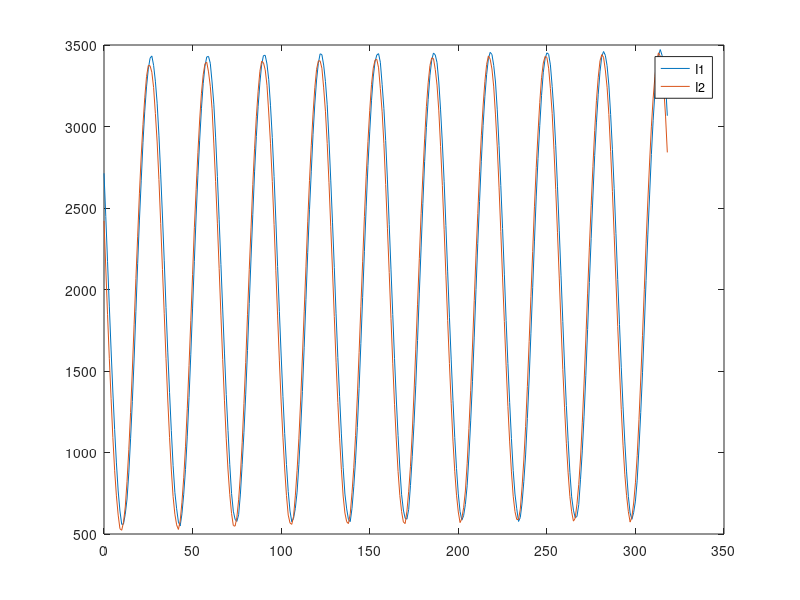

Write the MATLAB code that produced this figure.

I1=[...
02713 02449 02170 01898 01629 01371 01141 00936 00764 00641 00559 00561 00622 00715 00875 01084 ...
01314 01574 01864 02158 02426 02667 02901 03094 03243 03352 03419 03433 03375 03278 03143 02947 ...
02708 02451 02176 01889 01616 01368 01134 00921 00756 00655 00574 00549 00624 00744 00896 01096 ...
01337 01603 01886 02172 02451 02698 02916 03109 03263 03370 03427 03430 03388 03273 03137 02935 ...
02694 02428 02154 01880 01610 01356 01135 00925 00749 00640 00590 00577 00618 00745 00928 01124 ...
01358 01626 01915 02193 02461 02722 02939 03122 03268 03380 03435 03437 03384 03287 03127 02932 ...
02694 02426 02141 01864 01598 01345 01116 00926 00761 00641 00575 00596 00656 00757 00925 01138 ...
01375 01646 01938 02226 02489 02722 02952 03138 03285 03388 03446 03441 03377 03277 03133 02918 ...
02671 02409 02136 01851 01582 01343 01114 00908 00745 00654 00589 00576 00658 00790 00953 01152 ...
01393 01668 01952 02234 02507 02761 02967 03158 03304 03397 03439 03447 03394 03259 03111 02914 ...
02672 02400 02125 01847 01576 01328 01104 00905 00741 00647 00597 00591 00651 00797 00974 01176 ...
01413 01687 01978 02255 02527 02785 02995 03166 03313 03407 03451 03439 03392 03273 03102 02899 ...
02664 02392 02108 01830 01568 01318 01092 00901 00746 00638 00585 00612 00681 00796 00978 01194 ...
01434 01708 02000 02283 02539 02787 03006 03183 03319 03416 03455 03442 03375 03273 03102 02883 ...
02638 02374 02094 01810 01546 01306 01085 00889 00745 00655 00577 00601 00690 00823 00985 01209 ...
01451 01732 02011 02297 02568 02804 03006 03191 03333 03416 03452 03443 03378 03245 03089 02882 ...
02630 02360 02084 01804 01531 01288 01075 00879 00728 00646 00600 00608 00680 00836 01010 01223 ...
01474 01755 02043 02312 02574 02822 03027 03198 03336 03430 03460 03437 03373 03254 03074 02860 ...
02618 02343 02062 01786 01523 01280 01065 00881 00731 00629 00590 00632 00702 00830 01028 01246 ...
01489 01764 02055 02335 02580 02828 03038 03210 03341 03434 03472 03438 03365 03263 03066 ];

I2=[...
02421 02132 01845 01578 01330 01091 00891 00734 00616 00532 00523 00572 00666 00823 01017 01245 ...
01506 01787 02067 02327 02591 02819 03012 03176 03306 03374 03373 03333 03239 03080 02905 02675 ...
02406 02123 01851 01576 01322 01093 00893 00730 00622 00556 00528 00579 00695 00845 01035 01269 ...
01534 01811 02091 02379 02614 02839 03040 03204 03318 03385 03394 03335 03247 03109 02893 02662 ...
02407 02128 01843 01571 01317 01084 00893 00741 00626 00552 00548 00603 00710 00862 01060 01301 ...
01553 01845 02124 02378 02645 02867 03060 03216 03339 03400 03392 03348 03253 03083 02894 02663 ...
02399 02115 01838 01562 01310 01094 00899 00736 00616 00568 00559 00608 00734 00890 01084 01316 ...
01586 01863 02139 02415 02668 02885 03076 03238 03351 03402 03403 03358 03237 03094 02896 02655 ...
02385 02114 01834 01554 01307 01088 00897 00733 00629 00575 00564 00624 00753 00907 01104 01341 ...
01613 01894 02170 02447 02695 02907 03097 03257 03358 03407 03412 03360 03232 03090 02895 02644 ...
02376 02104 01822 01548 01296 01077 00884 00736 00637 00574 00564 00640 00762 00915 01119 01365 ...
01634 01910 02190 02465 02702 02924 03122 03268 03374 03421 03417 03350 03254 03096 02878 02639 ...
02370 02088 01809 01545 01299 01070 00885 00738 00635 00570 00595 00661 00764 00931 01147 01382 ...
01647 01933 02211 02465 02722 02943 03126 03275 03381 03433 03413 03353 03243 03071 02875 02628 ...
02355 02071 01803 01532 01282 01065 00881 00732 00638 00589 00589 00652 00789 00954 01159 01405 ...
01680 01958 02233 02511 02749 02960 03148 03299 03390 03430 03424 03358 03233 03079 02861 02613 ...
02348 02070 01782 01510 01274 01057 00875 00729 00636 00579 00597 00685 00804 00966 01182 01426 ...
01696 01978 02260 02515 02755 02976 03161 03302 03403 03441 03425 03347 03241 03074 02848 02602 ...
02333 02052 01773 01512 01265 01045 00867 00735 00637 00573 00605 00690 00814 00982 01202 01451 ...
01719 01999 02284 02543 02782 02998 03174 03306 03402 03452 03432 03339 03232 03064 02841 ];

VREF=3.295;

I1rms_lsb = sqrt(cov(I1,I1))
I1rms     = I1rms_lsb *VREF/4096
I2rms_lsb = sqrt(cov(I2,I2))
I2rms     = I2rms_lsb *VREF/4096
plot(0:length(I1)-1,I1,";I1;",0:length(I2)-1,I2,";I2;");


